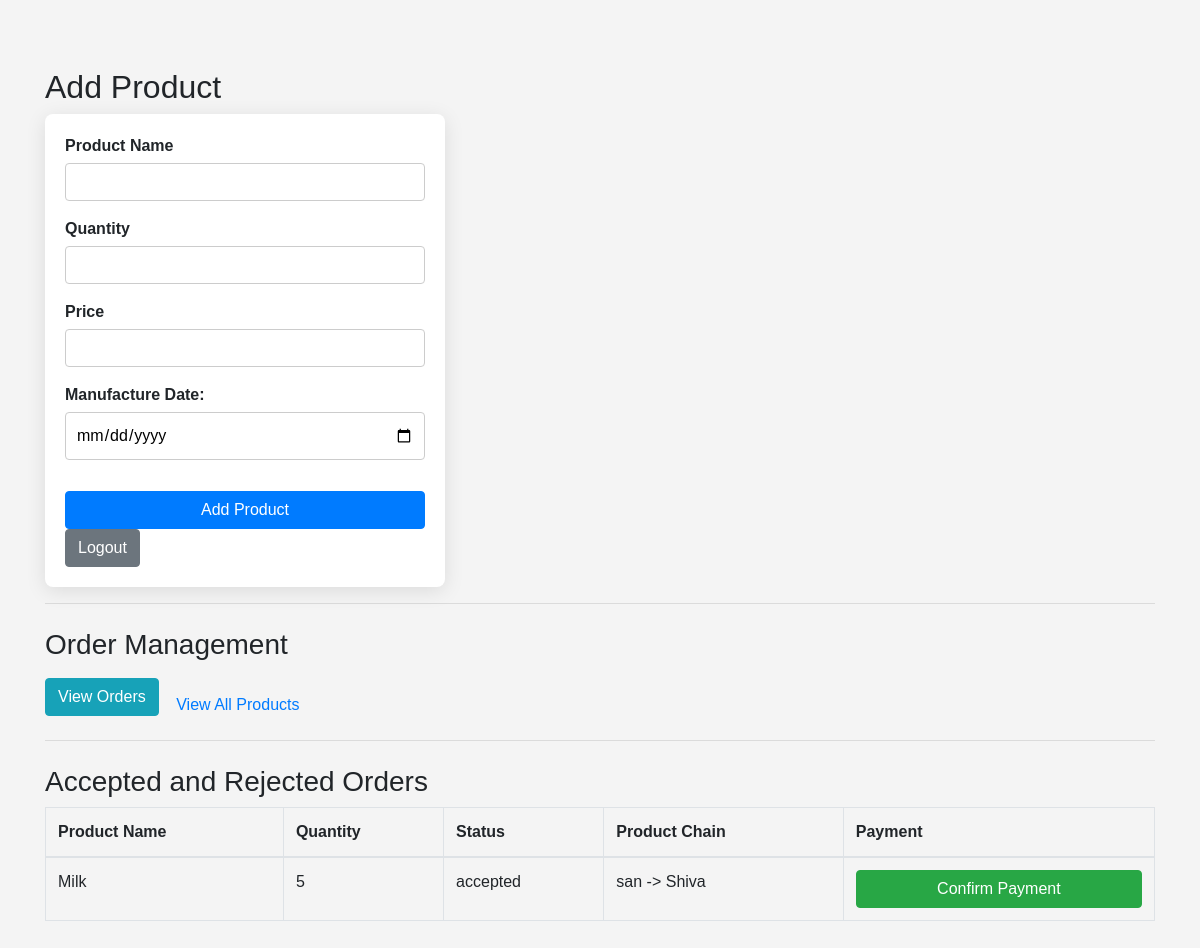
The page /add_product (signed in) on the database its author committed.
### app.py (models this page shows)
class Order(db.Model):
    id = db.Column(db.Integer, primary_key=True)
    product_id = db.Column(db.Integer, db.ForeignKey('product.id'), nullable=False)
    distributor_id = db.Column(db.Integer, db.ForeignKey('user.id'), nullable=False)
    farmer_id = db.Column(db.Integer, db.ForeignKey('user.id'), nullable=False)
    status = db.Column(db.String(20), nullable=False, default='waiting')  # 'waiting', 'accepted', 'rejected'
    chain = db.Column(db.String(255), nullable=True)  # New column for product chain
    product = db.relationship('Product', backref='orders', lazy=True)

class Product(db.Model):
    id = db.Column(db.Integer, primary_key=True)
    name = db.Column(db.String(80), nullable=False)
    quantity = db.Column(db.Integer, nullable=False)
    price = db.Column(db.Integer, nullable=False)
    farmer_name = db.Column(db.String(80), nullable=False)
    manufacture_date = db.Column(db.Date, nullable=False, default=datetime.utcnow)
    farmer_id = db.Column(db.Integer, db.ForeignKey('user.id'), nullable=False)  # Link to Farmer

### app.py (the view, shortened to what this page needs)
@app.route('/add_product', methods=['GET', 'POST'])
def add_product():
    if 'role' in session and session['role'] == 'farmer':
        accepted_rejected_orders = Order.query.filter_by(farmer_id=session['user_id']).filter(Order.status.in_(["accepted", "rejected"])).all()
        return render_template('add_product.html', accepted_rejected_orders=accepted_rejected_orders)
    return redirect(url_for('login'))

### templates/add_product.html (shortened to what this page needs)
<!DOCTYPE html>
<html lang="en">
<head>
    <link rel="stylesheet" href="https://stackpath.bootstrapcdn.com/bootstrap/4.5.2/css/bootstrap.min.css">
</head>
<body>
    <div class="container mt-5">
        <h2>Add Product</h2>
        <form method="POST" action="{{ url_for('add_product') }}">
            <div class="form-group">
                <label for="name">Product Name</label>
                <input type="text" class="form-control" id="name" name="name" required>
            </div>
            <div class="form-group">
                <label for="quantity">Quantity</label>
                <input type="number" class="form-control" id="quantity" name="quantity" required>
            </div>
            <div class="form-group">
                <label for="price">Price</label>
                <input type="number" class="form-control" id="price" name="price" required>
            </div>
            <div class="form-group">
                <label for="manufacture_date">Manufacture Date:</label>
                <input type="date" id="manufacture_date" name="manufacture_date" required>
            </div>
            <button type="submit" class="btn btn-primary">Add Product</button>
            <a href="{{ url_for('logout') }}" class="btn btn-secondary">Logout</a>
        </form>
        <hr>
        <h3 class="mt-4">Order Management</h3>
        <a href="{{ url_for('view_orders_farmer') }}" class="btn btn-info">View Orders</a>
        <a href="{{ url_for('view_products') }}" class="btn btn-link mt-3">View All Products</a>
        <hr>
        <h3 class="mt-4">Accepted and Rejected Orders</h3>
        <table class="table table-bordered">
            <thead>
                <tr>
                    <th>Product Name</th>
                    <th>Quantity</th>
                    <th>Status</th>
                    <th>Product Chain</th>
                    <th>Payment</th>
                </tr>
            </thead>
            <tbody>
                {% for order in accepted_rejected_orders %}
                <tr>
                    <td>{{ order.product.name }}</td>
                    <td>{{ order.product.quantity }}</td>
                    <td>{{ order.status }}</td>
                    <td>{{ order.chain }}</td>
                    <td>
                        <button onclick="confirmPayment({{ order.id }})" class="btn btn-success">Confirm Payment</button>
                    </td>
                </tr>
                {% else %}
                <tr>
                    <td colspan="5" class="text-center">No accepted or rejected orders.</td>
                </tr>
                {% endfor %}
            </tbody>
        </table>
    </div>
</body>
</html>

### templates/add_product.html (style rules this page uses)
body { font-family: 'Arial', sans-serif; background-color: #f4f4f4; margin: 0; padding: 20px; display: flex; flex-direction: column; align-items: center; }
form { background: white; padding: 20px; border-radius: 8px; box-shadow: 0 4px 20px rgba(0, 0, 0, 0.1); max-width: 400px; width: 100%; }
label { display: block; margin-bottom: 5px; font-weight: bold; }
input[type="text"], input[type="number"], input[type="date"] { width: 100%; padding: 10px; margin-bottom: 15px; border: 1px solid #ccc; border-radius: 4px; }
button { background-color: #007bff; color: white; padding: 10px; border: none; border-radius: 4px; cursor: pointer; width: 100%; font-size: 16px; }

### rows shown on the page
Order: product.name "Milk", product.quantity "5", status "accepted", chain "san -> Shiva"
